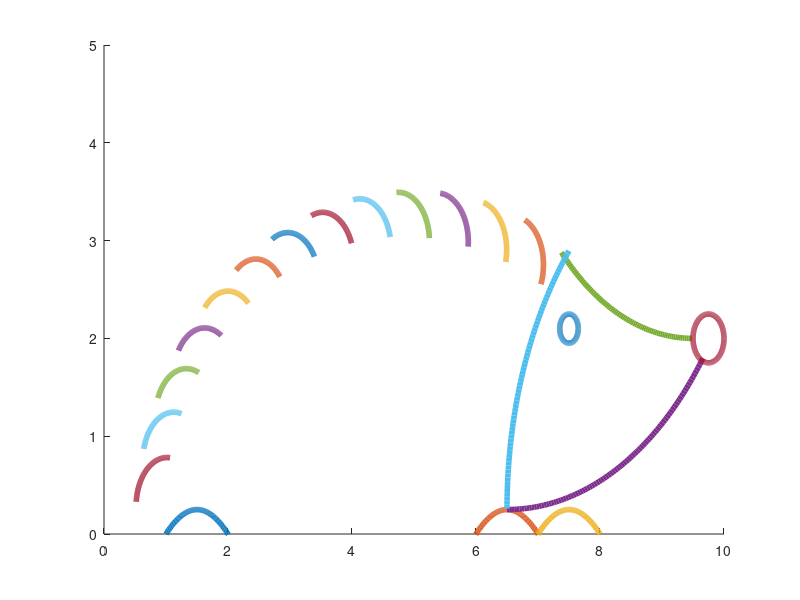

The MATLAB script that drew this image:
figure
hold on
set(0, 'DefaultLineLineWidth', 4);
% feet
x = (1:.01:8);
plot(x,-1 .* (x-2).*(x-1),'LineWidth',4.0);
plot(x,-1 .* (x-6).*(x-7),'LineWidth',4.0);
plot(x,-1 .* (x-7).*(x-8),'LineWidth',4.0);
%face
theta = 1.5*pi:.01:1.79*pi;
plot(4*cos(theta)+6.5, 4*sin(theta)+4.25);
theta = 1.25*pi:.01:1.5*pi;
plot(3*cos(theta)+9.5, 3*sin(theta)+5);
theta = .77*pi:.01:1*pi;
plot(4*cos(theta)+10.5, 4*sin(theta)+.25);
% nose
theta = 0:.01:2*pi;
plot(.25*cos(theta)+9.75, .25*sin(theta)+2);
% eye
theta = 0:.01:2*pi;
plot(.15*cos(theta)+7.5, .15*sin(theta)+2.1);
% back curve
theta = (.37:.05 :1)*pi;
xPoints = 4*cos(theta)+5;
yPoints = 3*sin(theta);
for idx = 1:length(theta)
    thetai = theta(idx);
    alpha = (-.5*pi + thetai):.01:(thetai);
    plot(.5*cos(alpha)+xPoints(idx), .5*sin(alpha)+yPoints(idx))
end
xlim([0 10]);
ylim([0,5]);

